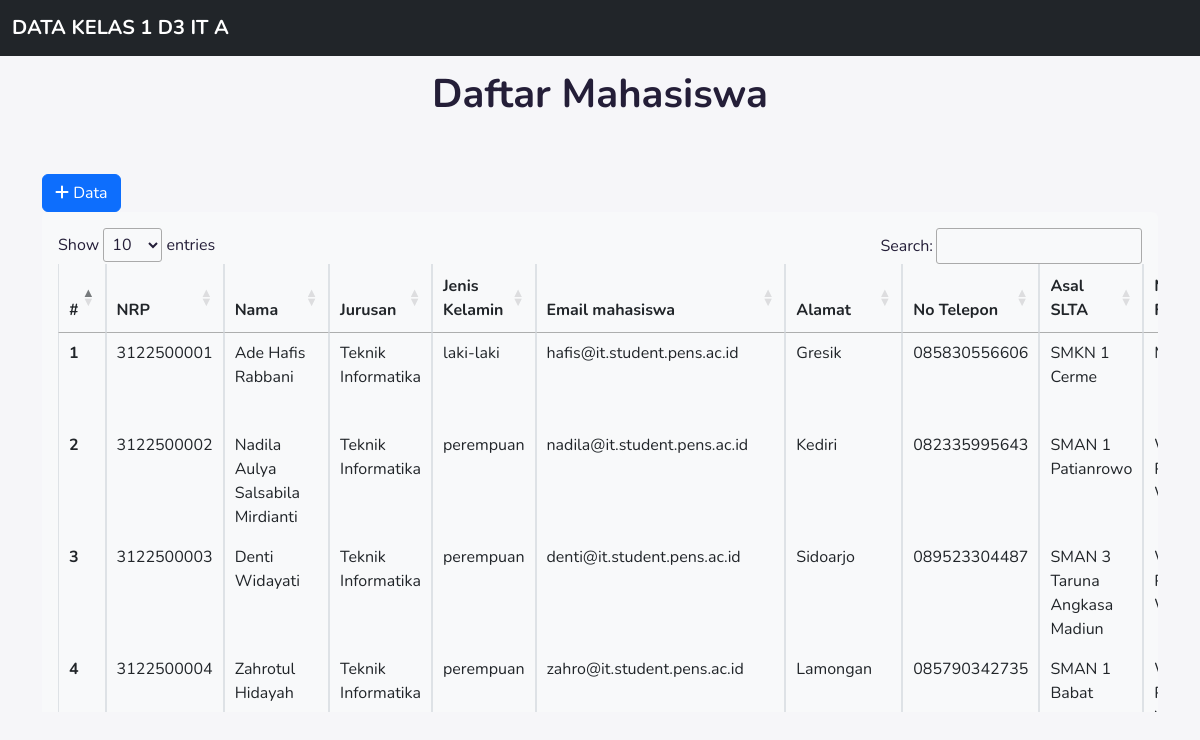
The page / on the database its author committed.
### tables this page shows
CREATE TABLE `mahasiswa` (
  `id` int(11) NOT NULL,
  `nrp` char(20) DEFAULT NULL,
  `nama` varchar(100) DEFAULT NULL,
  `jurusan` varchar(50) DEFAULT NULL,
  `gender` varchar(100) DEFAULT NULL,
  `email` varchar(100) DEFAULT NULL,
  `alamat` varchar(100) DEFAULT NULL,
  `no_hp` char(20) DEFAULT NULL,
  `asal_sma` varchar(50) DEFAULT NULL,
  `matkul_fav` varchar(100) DEFAULT NULL
);

### functions.php (called while the page is built, shortened)
<?php
$conn = mysqli_connect("localhost", "root", "", "wpw");
function query($query) {
  global $conn;
  $result = mysqli_query($conn, $query);
  $rows = [];
  while ($row = mysqli_fetch_assoc($result)) {
    $rows[] = $row;
  }
  return $rows;
}

### index.php (the view, shortened to what this page needs)
<?php
require 'functions.php';
$mahasiswa = query("SELECT * FROM mahasiswa");
?>
<!DOCTYPE html>
<html lang="en">
<head>
  <link href="https://cdn.jsdelivr.net/npm/bootstrap@5.2.3/dist/css/bootstrap.min.css" rel="stylesheet">
  <link rel="stylesheet" href="//cdn.datatables.net/1.13.4/css/jquery.dataTables.min.css" />
  <link rel="stylesheet" href="style.css">
</head>
<body>
  <nav class="navbar navbar-expand-sm fixed-top navbar-dark bg-dark">
    <div class="container-fluid">
      <a class="navbar-brand">
        <strong>DATA KELAS 1 D3 IT A</strong>
      </a>
    </div>
  </nav>
  <div class="container" style="margin-top:70px;">
    <h1 class="text-center">
      <strong>Daftar Mahasiswa</strong>
    </h1>
    <br><br>
    <a class="btn btn-primary" href="add.php" role="button"><i class="fas fa-plus"></i> Data</a>
    <div class="scroll">
      <div data-bs-spy="scroll" data-bs-target="#navbar-example2" data-bs-root-margin="0px 0px -40%" data-bs-smooth-scroll="true" class="scrollspy-example bg-light p-3 rounded-2" tabindex="0">
        <table class="table table-hover table-bordered">
          <thead>
            <tr>
              <th scope="col">#</th>
              <th scope="col">NRP</th>
              <th scope="col">Nama</th>
              <th scope="col">Jurusan</th>
              <th scope="col">Jenis Kelamin</th>
              <th scope="col">Email mahasiswa</th>
              <th scope="col">Alamat</th>
              <th scope="col">No Telepon</th>
              <th scope="col">Asal SLTA</th>
              <th scope="col">Mata Kuliah Favorit</th>
            </tr>
          </thead>
          <tbody>
            <?php $i = 1;
            foreach ($mahasiswa as $row) : ?>
              <tr>
                <th scope=""><?= $i; ?></th>
                <td><?= $row["nrp"]; ?></td>
                <td><?= $row["nama"]; ?></td>
                <td><?= $row["jurusan"]; ?></td>
                <td><?= $row["gender"]; ?></td>
                <td><?= $row["email"]; ?></td>
                <td><?= $row["alamat"]; ?></td>
                <td><?= $row["no_hp"]; ?></td>
                <td><?= $row["asal_sma"]; ?></td>
                <td><?= $row["matkul_fav"]; ?></td>
              </tr>
            <?php $i++;
            endforeach; ?>
          </tbody>
        </table>
      </div>
    </div>
    <br>
  </div>
</body>
</html>

### style.css (style rules this page uses)
* { padding: 0; margin: 0; box-sizing: border-box; outline: none; border: none; }
body { font-family: 'Nunito', sans-serif; background-color: hsl(240, 23%, 97%); color: hsl(252, 30%, 17%); overflow: hidden; }
a { text-decoration: none; color: black; }
.scroll { height: 500px; overflow: scroll; }

### rows shown on the page
mahasiswa: nrp "3122500001", nama "Ade Hafis Rabbani", jurusan "Teknik Informatika", gender "laki-laki", email "hafis@it.student.pens.ac.id", alamat "Gresik", no_hp "085830556606", asal_sma "SMKN 1 Cerme"
mahasiswa: nrp "3122500002", nama "Nadila Aulya Salsabila Mirdianti", jurusan "Teknik Informatika", gender "perempuan", email "nadila@it.student.pens.ac.id", alamat "Kediri", no_hp "082335995643", asal_sma "SMAN 1 Patianrowo"
mahasiswa: nrp "3122500003", nama "Denti Widayati", jurusan "Teknik Informatika", gender "perempuan", email "denti@it.student.pens.ac.id", alamat "Sidoarjo", no_hp "089523304487", asal_sma "SMAN 3 Taruna Angkasa Madiun"
mahasiswa: nrp "3122500004", nama "Zahrotul Hidayah", jurusan "Teknik Informatika", gender "perempuan", email "zahro@it.student.pens.ac.id", alamat "Lamongan", no_hp "085790342735", asal_sma "SMAN 1 Babat"
